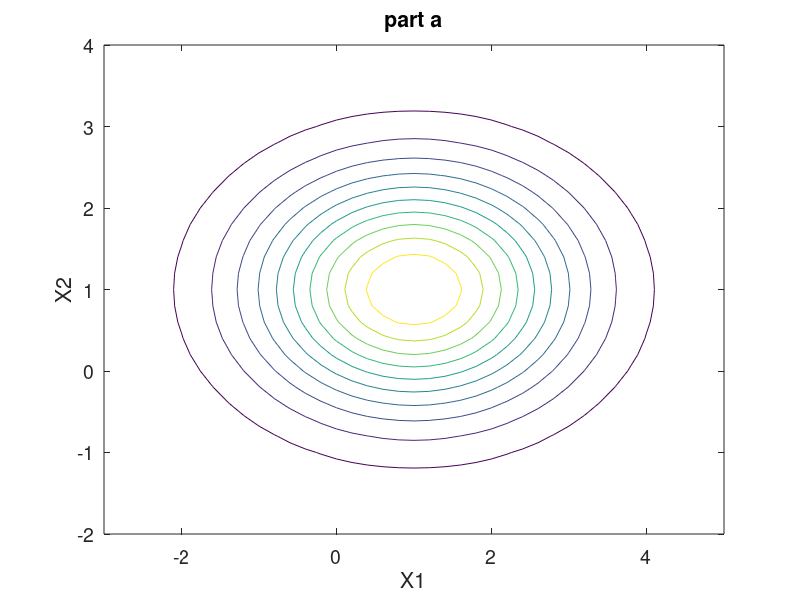
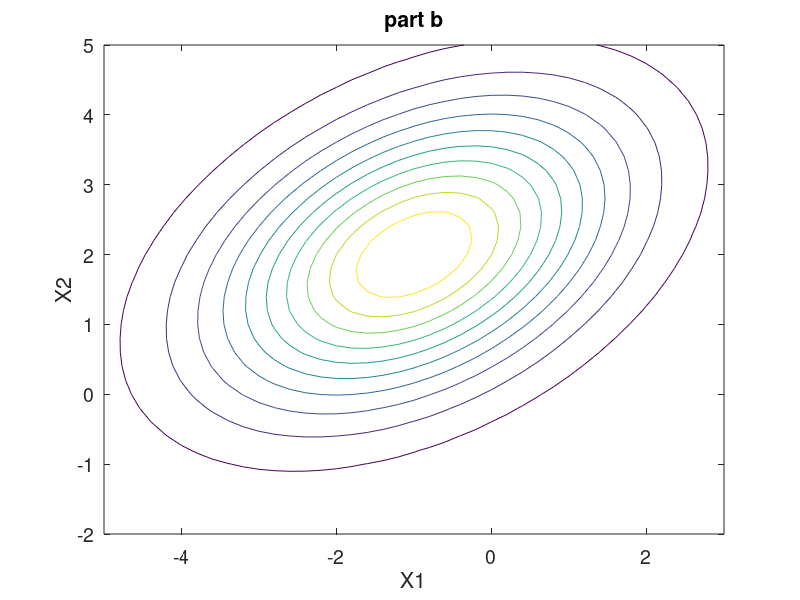
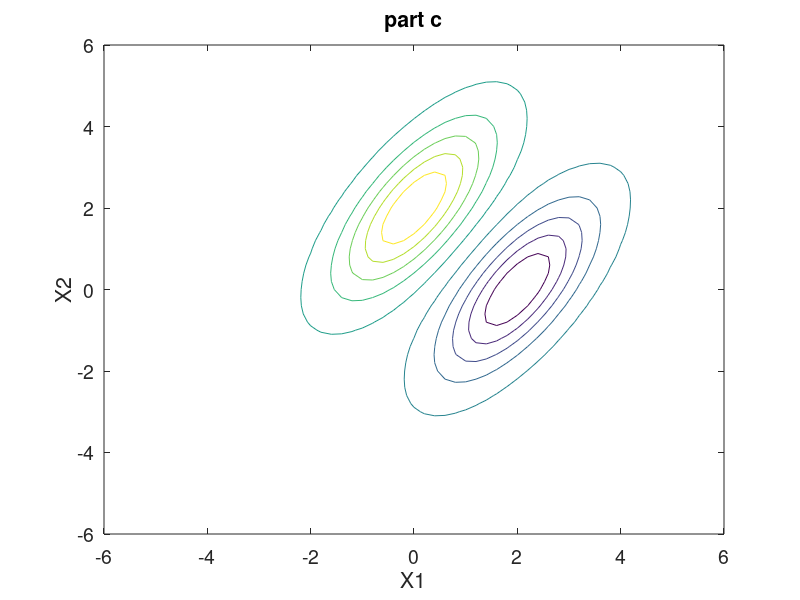
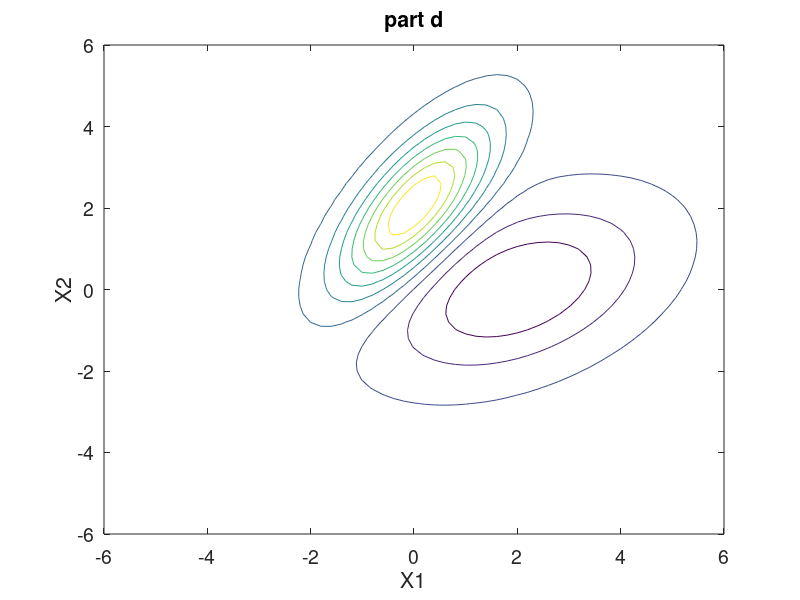

Reproduce these figures in MATLAB, in order.
% Part (a)
mu = [1 1];
Sigma = [2 0;0 1];
x1 = -3:.2:5; x2 = -2:.2:4;
[X1,X2] = meshgrid(x1,x2);
F = mvnpdf([X1(:) X2(:)],mu,Sigma);
F = reshape(F,length(x2),length(x1));
figure()
contour(X1,X2,F)
set(gca,'FontSize', 14)
title('part a')
xlabel('X1')
ylabel('X2')

% Part (b)
mu = [-1 2];
Sigma = [3 1;1 2];
x1 = -5:.2:3; x2 = -2:.2:5;
[X1,X2] = meshgrid(x1,x2);
F = mvnpdf([X1(:) X2(:)],mu,Sigma);
F = reshape(F,length(x2),length(x1));
figure()
contour(X1,X2,F)
set(gca,'FontSize', 14)
title('part b')
xlabel('X1')
ylabel('X2')

% Part (c)
mu1 = [0 2];
Sigma1 = [1 1;1 2];
mu2 = [2 0];
Sigma2 = [1 1;1 2];
x1 = -6:.2:6; x2 = -6:.2:6;
[X1,X2] = meshgrid(x1,x2);
F1 = mvnpdf([X1(:) X2(:)],mu1,Sigma1);
F2 = mvnpdf([X1(:) X2(:)],mu2,Sigma2);
F3 = F1 - F2;
F3 = reshape(F3,length(x2),length(x1));
figure()
contour(X1,X2,F3,10)
set(gca,'FontSize', 14)
title('part c')
xlabel('X1')
ylabel('X2')

% Part (d)
mu1 = [0 2];
Sigma1 = [1 1;1 2];
mu2 = [2 0];
Sigma2 = [3 1;1 2];
x1 = -6:.2:6; x2 = -6:.2:6;
[X1,X2] = meshgrid(x1,x2);
F1 = mvnpdf([X1(:) X2(:)],mu1,Sigma1);
F2 = mvnpdf([X1(:) X2(:)],mu2,Sigma2);
F3 = F1 - F2;
F3 = reshape(F3,length(x2),length(x1));
figure()
contour(X1,X2,F3,10)
set(gca,'FontSize', 14)
title('part d')
xlabel('X1')
ylabel('X2')

% Part (e)
mu1 = [1 1];
Sigma1 = [1 0;0 2];
mu2 = [-1 -1];
Sigma2 = [2 1;1 2];
x1 = -7:.2:7; x2 = -7:.2:7;
[X1,X2] = meshgrid(x1,x2);
F1 = mvnpdf([X1(:) X2(:)],mu1,Sigma1);
F2 = mvnpdf([X1(:) X2(:)],mu2,Sigma2);
F3 = F1 - F2;
F3 = reshape(F3,length(x2),length(x1));
figure()
contour(X1,X2,F3,10)
set(gca,'FontSize', 14)
title('part e')
xlabel('X1')
ylabel('X2')